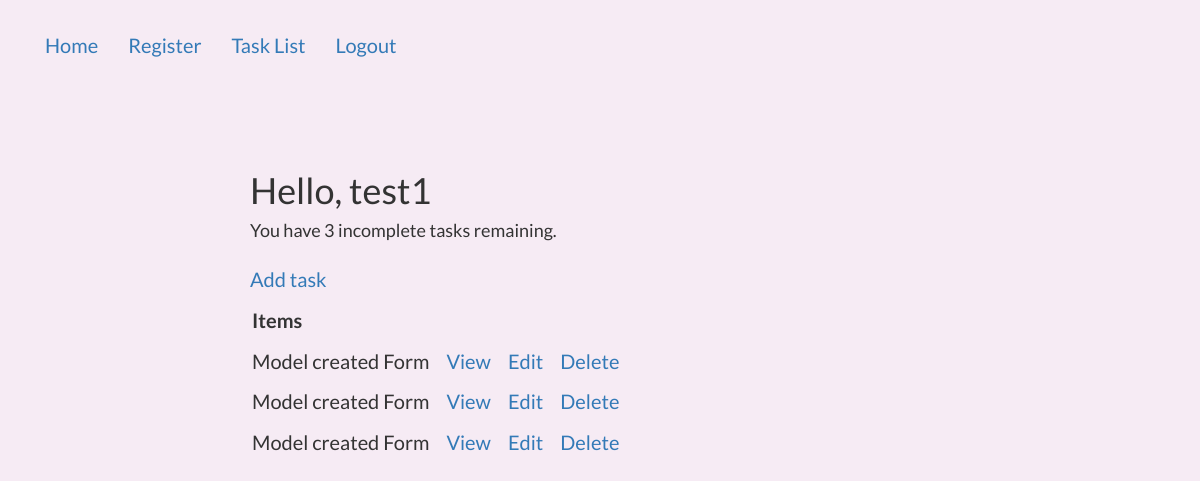
/basic_app/ (signed in), run on an earlier commit of the app's database.
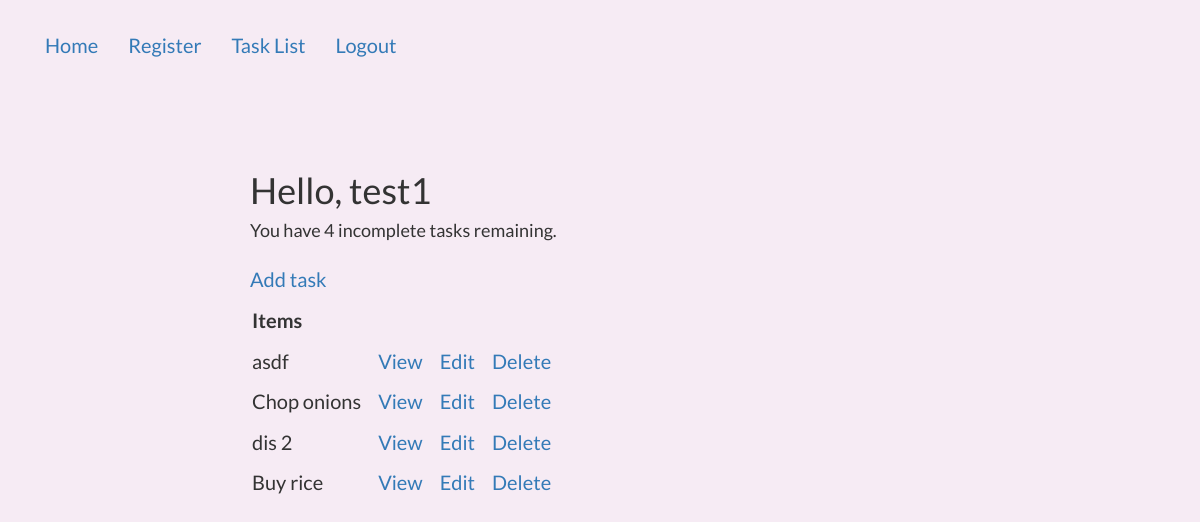
And on a later commit of the database.
### basic_app/models.py (models this page shows, shortened)
class Task(models.Model):
    user = models.ForeignKey(User, on_delete=models.CASCADE)
    title = models.CharField(max_length=200)
    description = models.TextField(blank=True)
    complete = models.BooleanField(default=False)
    date_created = models.DateTimeField(auto_now_add=True)
    due_date = models.DateTimeField(null=True, blank=True)
    class Meta:
        ordering = ['due_date']

### basic_app/views.py (the view)
# urls.py: path('',views.TaskList.as_view(),name='task_list'),
class TaskList(ListView):
    model = models.Task
    def get_context_data(self,**kwargs):
        context = super().get_context_data(**kwargs)
        context['task_list'] = context['task_list'].filter(user=self.request.user)
        context['count'] = context['task_list'].filter(complete=False).count()
        return context

### templates/basic_app/task_list.html (shortened to what this page needs)
{% extends "basic_app/base.html" %}
{% block content %}
<div class="header-bar">
    <div>
        <h1>Hello, {{request.user}}</h1>
        <h4>You have {{count}} incomplete task{{ count|pluralize:"s" }} remaining.</h4>
    </div>
</div>
<div class="task_list">
    <a href="{% url 'basic_app:task_create' %}">Add task</a>
<table>
    <tr>
        <th>Items</th>
        <th></th>
        <th></th>
    </tr>
    {% for task in task_list %}
    <tr>
        {% if task.complete == True %}
            <td><s>{{ task.title }}</s></td>
        {% else %}
            <td>{{ task.title }}</td>
        {% endif %}
        <td><a href="{% url 'basic_app:task_detail' task.id %}">View</a></td>
        <td><a href="{% url 'basic_app:task_update' task.id %}">Edit</a ></td>
        <td><a href="{% url 'basic_app:task_delete' task.id %}">Delete</a></td>
    </tr>
    {% empty %}
    <h3>No items in list.</h3>
    {% endfor %}
</table>
</div>
{% endblock content%}

### templates/basic_app/base.html (shortened to what this page needs)
<!DOCTYPE html>
<html lang="en">
<head>
    <link rel="stylesheet" href="https://cdn.jsdelivr.net/npm/bootstrap@3.3.7/dist/css/bootstrap.min.css">
</head>
<div>
  <body>
      <nav class="navbar navbar-light navbar-static-top">
        <div class="container">
            <ul class="nav navbar-nav">
                <li><a class="navbar-link" href="{% url 'index' %}">Home</a></li>
                <li><a class="navbar-link" href="{% url 'basic_app:register' %}">Register</a></li>
                {% if user.is_authenticated %}
                <li><a class="navbar-link" href="{% url 'basic_app:task_list' %}">Task List</a></li>
                <li><a class="navbar-link" href="{% url 'logout' %}">Logout</a></li>
                {% else %}
                <li><a class="navbar-link" href="{% url 'basic_app:user_login' %}">Login</a></li>
                {% endif %}
            </ul>
        </div>
    </nav>
      <div class="container1">
          {% block content %}
          {% endblock content%}
      </div>
</body>
</div>
</html>

### templates/basic_app/base.html (style rules this page uses)
body { font-family: 'Lato', sans-serif; font-size: 20px; padding-top: 20px; background: #f6ebf4; }
.container1 { max-width: 700px; margin: auto; padding-top: 60px; justify-content: center; }
.header-bar { display: flex; justify-content: space-between; }
.task_list { padding-top: 15px; }
table { border-collapse: separate; border-spacing: 2px; }
th, td { padding: 10px 15px 0 0; }

What changed in the data, as far as the page shows it:
removed Task: title "Model created Form"
removed Task: title "Model created Form"
added Task: title "asdf"
changed Task: title "Model created Form" → "Chop onions"
added Task: title "dis 2"
added Task: title "Buy rice"
Also different on the page:
{{ count }}: "3" → "4"
